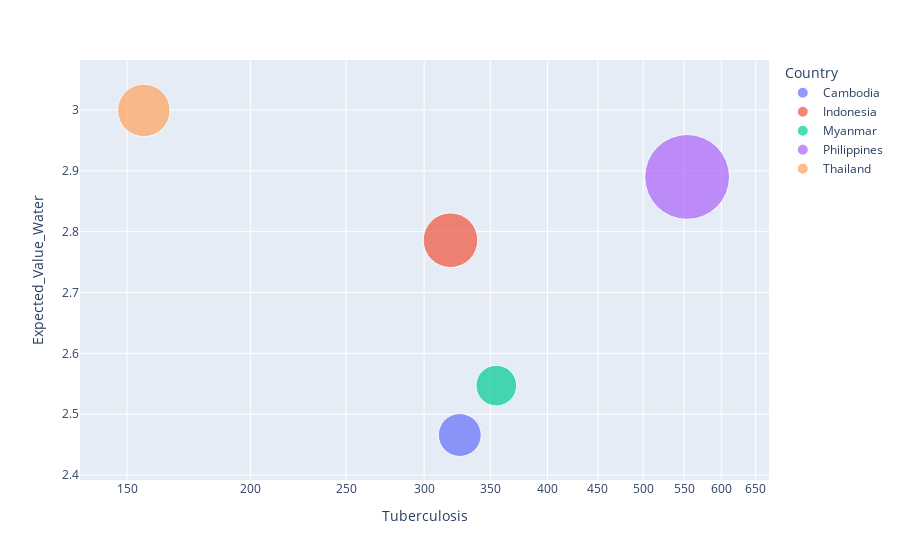

This figure's notebook cell:
### Code cell
import plotly.express as px
fig = px.scatter(seatbmergepd.query("Year==2017"), x="Tuberculosis", y="Expected_Value_Water", size="population", color="Country",
           hover_name="Country", log_x=True, size_max=60)
fig.show()

### Figure 1 — Plotly figure (JSON) as saved in the notebook; plotly's stock layout.template omitted (floating-point values rounded to 4 significant figures)
{"data": [{"hoverlabel": {"namelength": 0}, "hovertemplate": "<b>%{hovertext}</b><br><br>Country=Cambodia<br>Tuberculosis=%{x}<br>Expected_Value_Water=%{y}<br>population=%{marker.size}", "hovertext": ["Cambodia"], "legendgroup": "Cambodia", "marker": {"color": "#636efa", "size": [90], "sizemode": "area", "sizeref": 0.09778, "symbol": "circle"}, "mode": "markers", "name": "Cambodia", "showlegend": true, "type": "scatter", "x": [326], "xaxis": "x", "y": [2.466], "yaxis": "y"}, {"hoverlabel": {"namelength": 0}, "hovertemplate": "<b>%{hovertext}</b><br><br>Country=Indonesia<br>Tuberculosis=%{x}<br>Expected_Value_Water=%{y}<br>population=%{marker.size}", "hovertext": ["Indonesia"], "legendgroup": "Indonesia", "marker": {"color": "#EF553B", "size": [146], "sizemode": "area", "sizeref": 0.09778, "symbol": "circle"}, "mode": "markers", "name": "Indonesia", "showlegend": true, "type": "scatter", "x": [319], "xaxis": "x", "y": [2.786], "yaxis": "y"}, {"hoverlabel": {"namelength": 0}, "hovertemplate": "<b>%{hovertext}</b><br><br>Country=Myanmar<br>Tuberculosis=%{x}<br>Expected_Value_Water=%{y}<br>population=%{marker.size}", "hovertext": ["Myanmar"], "legendgroup": "Myanmar", "marker": {"color": "#00cc96", "size": [81], "sizemode": "area", "sizeref": 0.09778, "symbol": "circle"}, "mode": "markers", "name": "Myanmar", "showlegend": true, "type": "scatter", "x": [355], "xaxis": "x", "y": [2.547], "yaxis": "y"}, {"hoverlabel": {"namelength": 0}, "hovertemplate": "<b>%{hovertext}</b><br><br>Country=Philippines<br>Tuberculosis=%{x}<br>Expected_Value_Water=%{y}<br>population=%{marker.size}", "hovertext": ["Philippines"], "legendgroup": "Philippines", "marker": {"color": "#ab63fa", "size": [352], "sizemode": "area", "sizeref": 0.09778, "symbol": "circle"}, "mode": "markers", "name": "Philippines", "showlegend": true, "type": "scatter", "x": [554], "xaxis": "x", "y": [2.89], "yaxis": "y"}, {"hoverlabel": {"namelength": 0}, "hovertemplate": "<b>%{hovertext}</b><br><br>Country=Thailand<br>Tuberculosis=%{x}<br>Expected_Value_Water=%{y}<br>population=%{marker.size}", "hovertext": ["Thailand"], "legendgroup": "Thailand", "marker": {"color": "#FFA15A", "size": [135], "sizemode": "area", "sizeref": 0.09778, "symbol": "circle"}, "mode": "markers", "name": "Thailand", "showlegend": true, "type": "scatter", "x": [156], "xaxis": "x", "y": [2.999], "yaxis": "y"}], "layout": {"legend": {"itemsizing": "constant", "title": {"text": "Country"}, "tracegroupgap": 0}, "margin": {"t": 60}, "xaxis": {"anchor": "y", "domain": [0, 1], "title": {"text": "Tuberculosis"}, "type": "log"}, "yaxis": {"anchor": "x", "domain": [0, 1], "title": {"text": "Expected_Value_Water"}}}}
